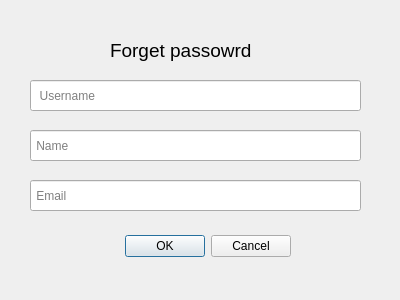
<?xml version="1.0" encoding="UTF-8"?>
<ui version="4.0">
 <class>forget_password</class>
 <widget class="QDialog" name="forget_password">
  <property name="geometry">
   <rect>
    <x>0</x>
    <y>0</y>
    <width>400</width>
    <height>300</height>
   </rect>
  </property>
  <property name="windowTitle">
   <string>Dialog</string>
  </property>
  <widget class="QDialogButtonBox" name="buttonBox">
   <property name="geometry">
    <rect>
     <x>-50</x>
     <y>230</y>
     <width>341</width>
     <height>32</height>
    </rect>
   </property>
   <property name="orientation">
    <enum>Qt::Horizontal</enum>
   </property>
   <property name="standardButtons">
    <set>QDialogButtonBox::Cancel|QDialogButtonBox::Ok</set>
   </property>
  </widget>
  <widget class="QLineEdit" name="input_username">
   <property name="geometry">
    <rect>
     <x>30</x>
     <y>80</y>
     <width>331</width>
     <height>31</height>
    </rect>
   </property>
   <property name="placeholderText">
    <string>  Username</string>
   </property>
  </widget>
  <widget class="QLineEdit" name="input_name">
   <property name="geometry">
    <rect>
     <x>30</x>
     <y>130</y>
     <width>331</width>
     <height>31</height>
    </rect>
   </property>
   <property name="placeholderText">
    <string> Name</string>
   </property>
  </widget>
  <widget class="QLineEdit" name="input_email">
   <property name="geometry">
    <rect>
     <x>30</x>
     <y>180</y>
     <width>331</width>
     <height>31</height>
    </rect>
   </property>
   <property name="placeholderText">
    <string> Email</string>
   </property>
  </widget>
  <widget class="QLabel" name="label">
   <property name="geometry">
    <rect>
     <x>110</x>
     <y>20</y>
     <width>211</width>
     <height>61</height>
    </rect>
   </property>
   <property name="font">
    <font>
     <pointsize>14</pointsize>
     <bold>false</bold>
    </font>
   </property>
   <property name="text">
    <string>Forget passowrd</string>
   </property>
  </widget>
 </widget>
 <resources/>
 <connections>
  <connection>
   <sender>buttonBox</sender>
   <signal>accepted()</signal>
   <receiver>forget_password</receiver>
   <slot>accept()</slot>
   <hints>
    <hint type="sourcelabel">
     <x>248</x>
     <y>254</y>
    </hint>
    <hint type="destinationlabel">
     <x>157</x>
     <y>274</y>
    </hint>
   </hints>
  </connection>
  <connection>
   <sender>buttonBox</sender>
   <signal>rejected()</signal>
   <receiver>forget_password</receiver>
   <slot>reject()</slot>
   <hints>
    <hint type="sourcelabel">
     <x>316</x>
     <y>260</y>
    </hint>
    <hint type="destinationlabel">
     <x>286</x>
     <y>274</y>
    </hint>
   </hints>
  </connection>
 </connections>
</ui>
